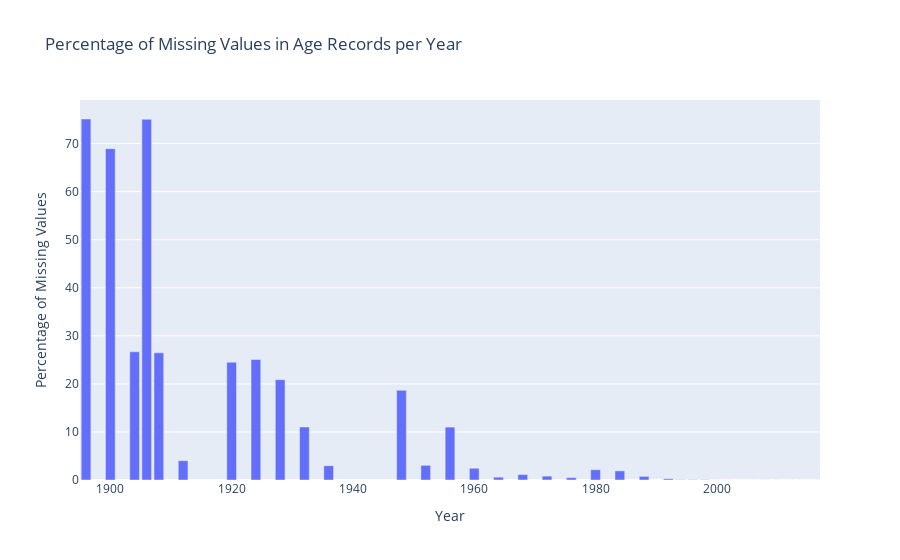

Here is the notebook cell this chart was saved with:
### Markdown cell above
As we can clearly see with this last graph, the missing values in age records stays below 2.5% in the recent 60+ years  
Earlier than that, we can see some spikes in missing values  

Here we can clearly see the hypothesis of records being less accurate the further back we go  
Either due to less strict record keeping, or due to records being lost over time

### Code cell
# plotting based on relative numbers
fig = px.bar(missing_age_values_relative, labels = {"value": "Percentage of Missing Values"}, title = "Percentage of Missing Values in Age Records per Year")
fig.update_layout(showlegend=False)
fig.show()

### Figure 1 — Plotly figure (JSON) as saved in the notebook; plotly's stock layout.template omitted (floating-point values rounded to 4 significant figures)
{"data": [{"alignmentgroup": "True", "hovertemplate": "variable=Missing Age Values<br>Year=%{x}<br>Percentage of Missing Values=%{y}<extra></extra>", "legendgroup": "Missing Age Values", "marker": {"color": "#636efa", "pattern": {"shape": ""}}, "name": "Missing Age Values", "offsetgroup": "Missing Age Values", "orientation": "v", "showlegend": true, "textposition": "auto", "type": "bar", "x": [1896, 1900, 1904, 1906, 1908, 1912, 1920, 1924, 1928, 1932, 1936, 1948, 1952, 1956, 1960, 1964, 1968, 1972, 1976, 1980, 1984, 1988, 1992, 1994, 1996, 1998, 2000, 2002, 2004, 2006, 2008, 2010, 2012, 2014, 2016], "xaxis": "x", "y": [75.12, 68.94, 26.68, 75.05, 26.47, 4.016, 24.51, 25.09, 20.88, 11.03, 2.963, 18.65, 3.05, 11.01, 2.452, 0.5942, 1.139, 0.8092, 0.4976, 2.137, 1.899, 0.7552, 0.2688, 0.06333, 0.05809, 0.05551, 0.007236, 0, 0, 0, 0.01471, 0, 0, 0, 0], "yaxis": "y"}], "layout": {"barmode": "relative", "legend": {"title": {"text": "variable"}, "tracegroupgap": 0}, "showlegend": false, "title": {"text": "Percentage of Missing Values in Age Records per Year"}, "xaxis": {"anchor": "y", "domain": [0, 1], "title": {"text": "Year"}}, "yaxis": {"anchor": "x", "domain": [0, 1], "title": {"text": "Percentage of Missing Values"}}}}
